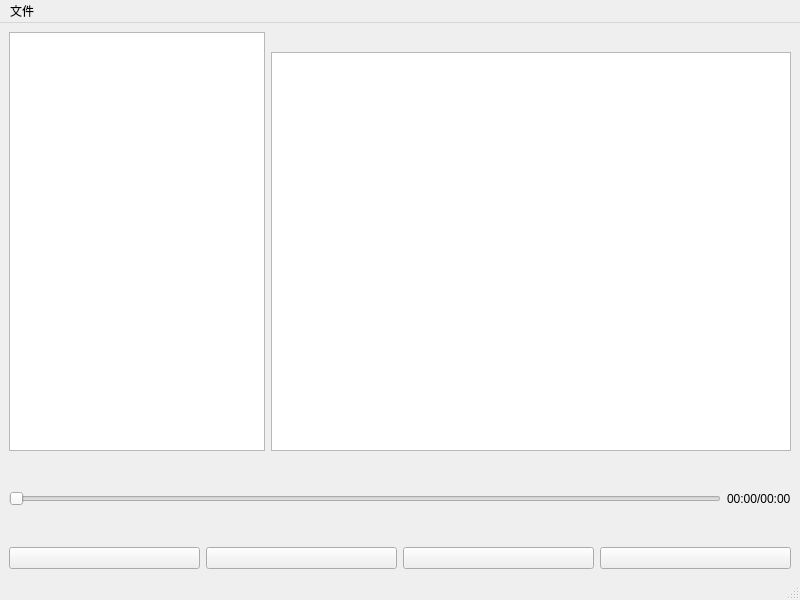
<?xml version="1.0" encoding="UTF-8"?>
<ui version="4.0">
 <class>MainWindow</class>
 <widget class="QMainWindow" name="MainWindow">
  <property name="geometry">
   <rect>
    <x>0</x>
    <y>0</y>
    <width>800</width>
    <height>600</height>
   </rect>
  </property>
  <property name="windowTitle">
   <string>MainWindow</string>
  </property>
  <widget class="QWidget" name="centralwidget">
   <layout class="QVBoxLayout" name="verticalLayout_2" stretch="10,2,2">
    <item>
     <layout class="QHBoxLayout" name="horizontalLayout_3" stretch="0,20">
      <item>
       <widget class="QListWidget" name="songList_LW"/>
      </item>
      <item>
       <layout class="QVBoxLayout" name="verticalLayout">
        <item>
         <widget class="QLabel" name="songTitle_LB">
          <property name="text">
           <string/>
          </property>
         </widget>
        </item>
        <item>
         <widget class="QListWidget" name="lrycis_LW"/>
        </item>
       </layout>
      </item>
     </layout>
    </item>
    <item>
     <layout class="QHBoxLayout" name="horizontalLayout_2">
      <item>
       <widget class="QSlider" name="horizontalSlider">
        <property name="orientation">
         <enum>Qt::Horizontal</enum>
        </property>
       </widget>
      </item>
      <item>
       <widget class="QLabel" name="SongTime_LB">
        <property name="text">
         <string>00:00/00:00</string>
        </property>
       </widget>
      </item>
     </layout>
    </item>
    <item>
     <layout class="QHBoxLayout" name="horizontalLayout">
      <item>
       <widget class="QPushButton" name="prev_PB">
        <property name="text">
         <string/>
        </property>
        <property name="icon">
         <iconset resource="icons.qrc">
          <normaloff>:/icons/previous.png</normaloff>:/icons/previous.png</iconset>
        </property>
        <property name="iconSize">
         <size>
          <width>30</width>
          <height>30</height>
         </size>
        </property>
       </widget>
      </item>
      <item>
       <widget class="QPushButton" name="songControl_PB">
        <property name="text">
         <string/>
        </property>
        <property name="icon">
         <iconset resource="icons.qrc">
          <normaloff>:/icons/pause.png</normaloff>:/icons/pause.png</iconset>
        </property>
        <property name="iconSize">
         <size>
          <width>30</width>
          <height>30</height>
         </size>
        </property>
       </widget>
      </item>
      <item>
       <widget class="QPushButton" name="next_PB">
        <property name="text">
         <string/>
        </property>
        <property name="icon">
         <iconset resource="icons.qrc">
          <normaloff>:/icons/next.png</normaloff>:/icons/next.png</iconset>
        </property>
        <property name="iconSize">
         <size>
          <width>30</width>
          <height>30</height>
         </size>
        </property>
       </widget>
      </item>
      <item>
       <widget class="QPushButton" name="LoopMode_PB">
        <property name="text">
         <string/>
        </property>
        <property name="icon">
         <iconset resource="icons.qrc">
          <normaloff>:/icons/loop.png</normaloff>:/icons/loop.png</iconset>
        </property>
        <property name="iconSize">
         <size>
          <width>30</width>
          <height>30</height>
         </size>
        </property>
       </widget>
      </item>
     </layout>
    </item>
   </layout>
  </widget>
  <widget class="QMenuBar" name="menubar">
   <property name="geometry">
    <rect>
     <x>0</x>
     <y>0</y>
     <width>800</width>
     <height>17</height>
    </rect>
   </property>
   <widget class="QMenu" name="menu">
    <property name="title">
     <string>文件</string>
    </property>
    <addaction name="actionaddMusic"/>
   </widget>
   <addaction name="menu"/>
  </widget>
  <widget class="QStatusBar" name="statusbar"/>
  <action name="actionaddMusic">
   <property name="text">
    <string>添加音乐</string>
   </property>
  </action>
 </widget>
 <resources>
  <include location="icons.qrc"/>
 </resources>
 <connections/>
</ui>
